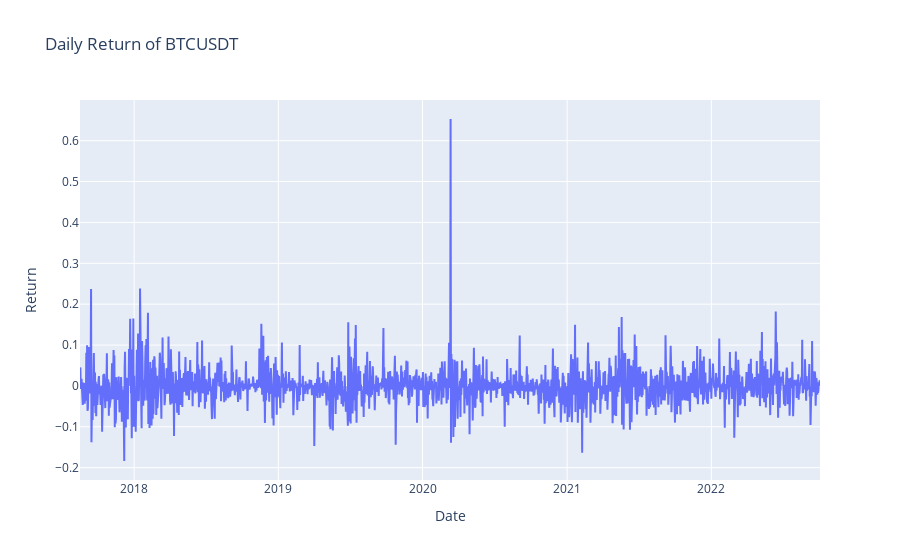

The notebook cell saved with this chart:
### Code cell
df['return'] = df['open'].pct_change()
fig = px.area(df, x=df.index, y=df['return'], title="Daily Return of BTCUSDT", 
             labels = {"return": "Return",
                        "date": "Date"})
fig.show()

### Figure 1 — Plotly figure (JSON) as saved in the notebook; plotly's stock layout.template omitted (floating-point values rounded to 4 significant figures; data arrays with more than 128 entries replaced by an {"elided": "..."} marker saying what was removed)
{"data": [{"hovertemplate": "Date=%{x}<br>Return=%{y}<extra></extra>", "legendgroup": "", "line": {"color": "#636efa"}, "mode": "lines", "name": "", "orientation": "v", "showlegend": false, "stackgroup": "1", "type": "scatter", "x": {"elided": "1875 str values"}, "xaxis": "x", "y": {"elided": "1875 float values"}, "yaxis": "y"}], "layout": {"legend": {"tracegroupgap": 0}, "title": {"text": "Daily Return of BTCUSDT"}, "xaxis": {"anchor": "y", "domain": [0, 1], "title": {"text": "Date"}}, "yaxis": {"anchor": "x", "domain": [0, 1], "title": {"text": "Return"}}}}
